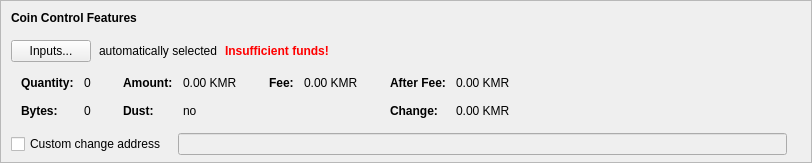
      <widget class="QFrame" name="frameCoinControl">
       <property name="sizePolicy">
        <sizepolicy hsizetype="Expanding" vsizetype="Fixed">
         <horstretch>0</horstretch>
         <verstretch>0</verstretch>
        </sizepolicy>
       </property>
       <property name="maximumSize">
        <size>
         <width>16777215</width>
         <height>16777215</height>
        </size>
       </property>
       <property name="frameShape">
        <enum>QFrame::StyledPanel</enum>
       </property>
       <property name="frameShadow">
        <enum>QFrame::Sunken</enum>
       </property>
       <layout class="QVBoxLayout" name="verticalLayoutCoinControl2">
        <property name="spacing">
         <number>0</number>
        </property>
        <property name="leftMargin">
         <number>0</number>
        </property>
        <property name="topMargin">
         <number>0</number>
        </property>
        <property name="rightMargin">
         <number>0</number>
        </property>
        <property name="bottomMargin">
         <number>6</number>
        </property>
        <item>
         <layout class="QVBoxLayout" name="verticalLayoutCoinControl" stretch="0,0,0,0,0">
          <property name="spacing">
           <number>0</number>
          </property>
          <property name="leftMargin">
           <number>10</number>
          </property>
          <property name="topMargin">
           <number>10</number>
          </property>
          <item>
           <layout class="QHBoxLayout" name="horizontalLayoutCoinControl1">
            <property name="bottomMargin">
             <number>15</number>
            </property>
            <item>
             <widget class="QLabel" name="labelCoinControlFeatures">
              <property name="sizePolicy">
               <sizepolicy hsizetype="Preferred" vsizetype="Maximum">
                <horstretch>0</horstretch>
                <verstretch>0</verstretch>
               </sizepolicy>
              </property>
              <property name="font">
               <font>
                <weight>75</weight>
                <bold>true</bold>
               </font>
              </property>
              <property name="styleSheet">
               <string notr="true">font-weight:bold;</string>
              </property>
              <property name="text">
               <string>Coin Control Features</string>
              </property>
             </widget>
            </item>
           </layout>
          </item>
          <item>
           <layout class="QHBoxLayout" name="horizontalLayoutCoinControl2" stretch="0,0,0,0">
            <property name="spacing">
             <number>8</number>
            </property>
            <property name="bottomMargin">
             <number>10</number>
            </property>
            <item>
             <widget class="QPushButton" name="pushButtonCoinControl">
              <property name="styleSheet">
               <string notr="true"/>
              </property>
              <property name="text">
               <string>Inputs...</string>
              </property>
              <property name="autoDefault">
               <bool>false</bool>
              </property>
             </widget>
            </item>
            <item>
             <widget class="QLabel" name="labelCoinControlAutomaticallySelected">
              <property name="text">
               <string>automatically selected</string>
              </property>
              <property name="margin">
               <number>5</number>
              </property>
             </widget>
            </item>
            <item>
             <widget class="QLabel" name="labelCoinControlInsuffFunds">
              <property name="font">
               <font>
                <weight>75</weight>
                <bold>true</bold>
               </font>
              </property>
              <property name="styleSheet">
               <string notr="true">color:red;font-weight:bold;</string>
              </property>
              <property name="text">
               <string>Insufficient funds!</string>
              </property>
              <property name="margin">
               <number>5</number>
              </property>
             </widget>
            </item>
            <item>
             <spacer name="horizontalSpacerCoinControl">
              <property name="orientation">
               <enum>Qt::Horizontal</enum>
              </property>
              <property name="sizeHint" stdset="0">
               <size>
                <width>40</width>
                <height>1</height>
               </size>
              </property>
             </spacer>
            </item>
           </layout>
          </item>
          <item>
           <widget class="QWidget" name="widgetCoinControl" native="true">
            <property name="sizePolicy">
             <sizepolicy hsizetype="Preferred" vsizetype="Preferred">
              <horstretch>0</horstretch>
              <verstretch>0</verstretch>
             </sizepolicy>
            </property>
            <property name="minimumSize">
             <size>
              <width>0</width>
              <height>0</height>
             </size>
            </property>
            <property name="styleSheet">
             <string notr="true"/>
            </property>
            <layout class="QHBoxLayout" name="horizontalLayoutCoinControl5">
             <property name="leftMargin">
              <number>0</number>
             </property>
             <property name="topMargin">
              <number>0</number>
             </property>
             <property name="rightMargin">
              <number>0</number>
             </property>
             <property name="bottomMargin">
              <number>0</number>
             </property>
             <item>
              <layout class="QHBoxLayout" name="horizontalLayoutCoinControl3" stretch="0,0,0,1">
               <property name="spacing">
                <number>20</number>
               </property>
               <property name="topMargin">
                <number>0</number>
               </property>
               <property name="bottomMargin">
                <number>10</number>
               </property>
               <item>
                <layout class="QFormLayout" name="formLayoutCoinControl1">
                 <property name="horizontalSpacing">
                  <number>10</number>
                 </property>
                 <property name="verticalSpacing">
                  <number>14</number>
                 </property>
                 <property name="leftMargin">
                  <number>10</number>
                 </property>
                 <property name="topMargin">
                  <number>4</number>
                 </property>
                 <property name="rightMargin">
                  <number>6</number>
                 </property>
                 <item row="0" column="0">
                  <widget class="QLabel" name="labelCoinControlQuantityText">
                   <property name="font">
                    <font>
                     <weight>75</weight>
                     <bold>true</bold>
                    </font>
                   </property>
                   <property name="text">
                    <string>Quantity:</string>
                   </property>
                   <property name="margin">
                    <number>0</number>
                   </property>
                  </widget>
                 </item>
                 <item row="0" column="1">
                  <widget class="QLabel" name="labelCoinControlQuantity">
                   <property name="cursor">
                    <cursorShape>IBeamCursor</cursorShape>
                   </property>
                   <property name="contextMenuPolicy">
                    <enum>Qt::ActionsContextMenu</enum>
                   </property>
                   <property name="text">
                    <string notr="true">0</string>
                   </property>
                   <property name="margin">
                    <number>0</number>
                   </property>
                   <property name="textInteractionFlags">
                    <set>Qt::LinksAccessibleByMouse|Qt::TextSelectableByKeyboard|Qt::TextSelectableByMouse</set>
                   </property>
                  </widget>
                 </item>
                 <item row="1" column="0">
                  <widget class="QLabel" name="labelCoinControlBytesText">
                   <property name="font">
                    <font>
                     <weight>75</weight>
                     <bold>true</bold>
                    </font>
                   </property>
                   <property name="text">
                    <string>Bytes:</string>
                   </property>
                  </widget>
                 </item>
                 <item row="1" column="1">
                  <widget class="QLabel" name="labelCoinControlBytes">
                   <property name="cursor">
                    <cursorShape>IBeamCursor</cursorShape>
                   </property>
                   <property name="contextMenuPolicy">
                    <enum>Qt::ActionsContextMenu</enum>
                   </property>
                   <property name="text">
                    <string notr="true">0</string>
                   </property>
                   <property name="textInteractionFlags">
                    <set>Qt::LinksAccessibleByMouse|Qt::TextSelectableByKeyboard|Qt::TextSelectableByMouse</set>
                   </property>
                  </widget>
                 </item>
                </layout>
               </item>
               <item>
                <layout class="QFormLayout" name="formLayoutCoinControl2">
                 <property name="horizontalSpacing">
                  <number>10</number>
                 </property>
                 <property name="verticalSpacing">
                  <number>14</number>
                 </property>
                 <property name="leftMargin">
                  <number>6</number>
                 </property>
                 <property name="topMargin">
                  <number>4</number>
                 </property>
                 <property name="rightMargin">
                  <number>6</number>
                 </property>
                 <item row="0" column="0">
                  <widget class="QLabel" name="labelCoinControlAmountText">
                   <property name="font">
                    <font>
                     <weight>75</weight>
                     <bold>true</bold>
                    </font>
                   </property>
                   <property name="text">
                    <string>Amount:</string>
                   </property>
                   <property name="margin">
                    <number>0</number>
                   </property>
                  </widget>
                 </item>
                 <item row="0" column="1">
                  <widget class="QLabel" name="labelCoinControlAmount">
                   <property name="cursor">
                    <cursorShape>IBeamCursor</cursorShape>
                   </property>
                   <property name="contextMenuPolicy">
                    <enum>Qt::ActionsContextMenu</enum>
                   </property>
                   <property name="text">
                    <string notr="true">0.00 KMR</string>
                   </property>
                   <property name="textInteractionFlags">
                    <set>Qt::LinksAccessibleByMouse|Qt::TextSelectableByKeyboard|Qt::TextSelectableByMouse</set>
                   </property>
                  </widget>
                 </item>
                 <item row="1" column="0">
                  <widget class="QLabel" name="labelCoinControlLowOutputText">
                   <property name="font">
                    <font>
                     <weight>75</weight>
                     <bold>true</bold>
                    </font>
                   </property>
                   <property name="text">
                    <string>Dust:</string>
                   </property>
                  </widget>
                 </item>
                 <item row="1" column="1">
                  <widget class="QLabel" name="labelCoinControlLowOutput">
                   <property name="cursor">
                    <cursorShape>IBeamCursor</cursorShape>
                   </property>
                   <property name="contextMenuPolicy">
                    <enum>Qt::ActionsContextMenu</enum>
                   </property>
                   <property name="text">
                    <string notr="true">no</string>
                   </property>
                   <property name="textInteractionFlags">
                    <set>Qt::LinksAccessibleByMouse|Qt::TextSelectableByKeyboard|Qt::TextSelectableByMouse</set>
                   </property>
                  </widget>
                 </item>
                </layout>
               </item>
               <item>
                <layout class="QFormLayout" name="formLayoutCoinControl3">
                 <property name="horizontalSpacing">
                  <number>10</number>
                 </property>
                 <property name="verticalSpacing">
                  <number>14</number>
                 </property>
                 <property name="leftMargin">
                  <number>6</number>
                 </property>
                 <property name="topMargin">
                  <number>4</number>
                 </property>
                 <property name="rightMargin">
                  <number>6</number>
                 </property>
                 <item row="0" column="0">
                  <widget class="QLabel" name="labelCoinControlFeeText">
                   <property name="font">
                    <font>
                     <weight>75</weight>
                     <bold>true</bold>
                    </font>
                   </property>
                   <property name="text">
                    <string>Fee:</string>
                   </property>
                   <property name="margin">
                    <number>0</number>
                   </property>
                  </widget>
                 </item>
                 <item row="0" column="1">
                  <widget class="QLabel" name="labelCoinControlFee">
                   <property name="cursor">
                    <cursorShape>IBeamCursor</cursorShape>
                   </property>
                   <property name="contextMenuPolicy">
                    <enum>Qt::ActionsContextMenu</enum>
                   </property>
                   <property name="text">
                    <string notr="true">0.00 KMR</string>
                   </property>
                   <property name="textInteractionFlags">
                    <set>Qt::LinksAccessibleByMouse|Qt::TextSelectableByKeyboard|Qt::TextSelectableByMouse</set>
                   </property>
                  </widget>
                 </item>
                </layout>
               </item>
               <item>
                <layout class="QFormLayout" name="formLayoutCoinControl4">
                 <property name="horizontalSpacing">
                  <number>10</number>
                 </property>
                 <property name="verticalSpacing">
                  <number>14</number>
                 </property>
                 <property name="leftMargin">
                  <number>6</number>
                 </property>
                 <property name="topMargin">
                  <number>4</number>
                 </property>
                 <property name="rightMargin">
                  <number>6</number>
                 </property>
                 <item row="0" column="0">
                  <widget class="QLabel" name="labelCoinControlAfterFeeText">
                   <property name="font">
                    <font>
                     <weight>75</weight>
                     <bold>true</bold>
                    </font>
                   </property>
                   <property name="text">
                    <string>After Fee:</string>
                   </property>
                   <property name="margin">
                    <number>0</number>
                   </property>
                  </widget>
                 </item>
                 <item row="0" column="1">
                  <widget class="QLabel" name="labelCoinControlAfterFee">
                   <property name="cursor">
                    <cursorShape>IBeamCursor</cursorShape>
                   </property>
                   <property name="contextMenuPolicy">
                    <enum>Qt::ActionsContextMenu</enum>
                   </property>
                   <property name="text">
                    <string notr="true">0.00 KMR</string>
                   </property>
                   <property name="textInteractionFlags">
                    <set>Qt::LinksAccessibleByMouse|Qt::TextSelectableByKeyboard|Qt::TextSelectableByMouse</set>
                   </property>
                  </widget>
                 </item>
                 <item row="1" column="0">
                  <widget class="QLabel" name="labelCoinControlChangeText">
                   <property name="font">
                    <font>
                     <weight>75</weight>
                     <bold>true</bold>
                    </font>
                   </property>
                   <property name="text">
                    <string>Change:</string>
                   </property>
                  </widget>
                 </item>
                 <item row="1" column="1">
                  <widget class="QLabel" name="labelCoinControlChange">
                   <property name="cursor">
                    <cursorShape>IBeamCursor</cursorShape>
                   </property>
                   <property name="contextMenuPolicy">
                    <enum>Qt::ActionsContextMenu</enum>
                   </property>
                   <property name="text">
                    <string notr="true">0.00 KMR</string>
                   </property>
                   <property name="textInteractionFlags">
                    <set>Qt::LinksAccessibleByMouse|Qt::TextSelectableByKeyboard|Qt::TextSelectableByMouse</set>
                   </property>
                  </widget>
                 </item>
                </layout>
               </item>
              </layout>
             </item>
            </layout>
           </widget>
          </item>
          <item>
           <layout class="QHBoxLayout" name="horizontalLayoutCoinControl4" stretch="0,0,0">
            <property name="spacing">
             <number>12</number>
            </property>
            <property name="sizeConstraint">
             <enum>QLayout::SetDefaultConstraint</enum>
            </property>
            <property name="topMargin">
             <number>5</number>
            </property>
            <property name="rightMargin">
             <number>5</number>
            </property>
            <item>
             <widget class="QCheckBox" name="checkBoxCoinControlChange">
              <property name="toolTip">
               <string>If this is activated, but the change address is empty or invalid, change will be sent to a newly generated address.</string>
              </property>
              <property name="text">
               <string>Custom change address</string>
              </property>
             </widget>
            </item>
            <item>
             <widget class="QValidatedLineEdit" name="lineEditCoinControlChange">
              <property name="enabled">
               <bool>false</bool>
              </property>
              <property name="sizePolicy">
               <sizepolicy hsizetype="Expanding" vsizetype="Fixed">
                <horstretch>0</horstretch>
                <verstretch>0</verstretch>
               </sizepolicy>
              </property>
             </widget>
            </item>
            <item>
             <widget class="QLabel" name="labelCoinControlChangeLabel">
              <property name="sizePolicy">
               <sizepolicy hsizetype="Preferred" vsizetype="Expanding">
                <horstretch>0</horstretch>
                <verstretch>0</verstretch>
               </sizepolicy>
              </property>
              <property name="minimumSize">
               <size>
                <width>0</width>
                <height>0</height>
               </size>
              </property>
              <property name="text">
               <string/>
              </property>
              <property name="margin">
               <number>3</number>
              </property>
             </widget>
            </item>
           </layout>
          </item>
          <item>
           <spacer name="verticalSpacerCoinControl">
            <property name="orientation">
             <enum>Qt::Vertical</enum>
            </property>
            <property name="sizeHint" stdset="0">
             <size>
              <width>800</width>
              <height>1</height>
             </size>
            </property>
           </spacer>
          </item>
         </layout>
        </item>
       </layout>
      </widget>
